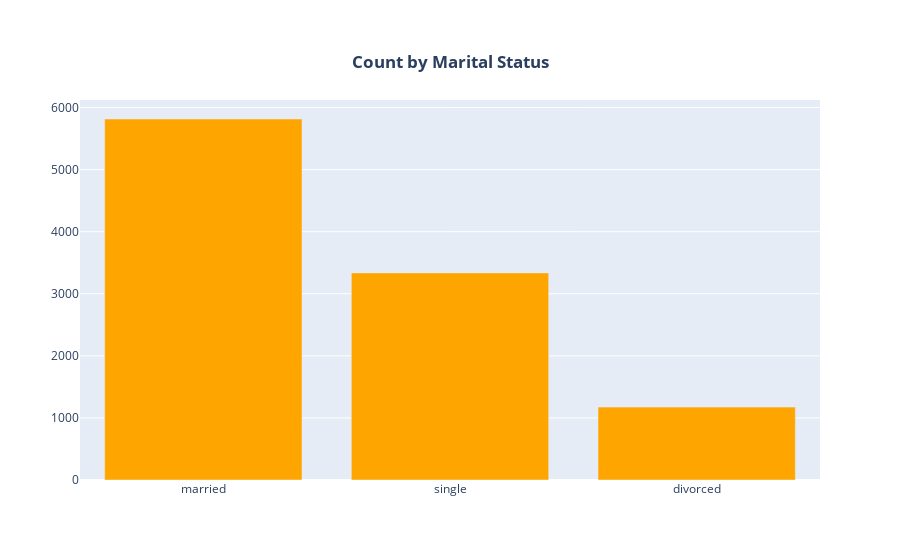

Notebook cell for this chart:
### Code cell
x_labels = ['married', 'single', 'divorced']
y_values = df['marital'].value_counts().tolist()

data = [go.Bar(x=x_labels, y=y_values, marker=dict(color='orange'))]
layout = go.Layout(title='<b>Count by Marital Status</b>')

fig = go.Figure(data=data, layout=layout)
fig.update_layout(title={'y':0.9, 'x':0.5, 'xanchor':'center', 'yanchor': 'top'})

iplot(fig)

### Figure 1 — Plotly figure (JSON) as saved in the notebook; plotly's stock layout.template omitted (floating-point values rounded to 4 significant figures)
{"data": [{"marker": {"color": "orange"}, "type": "bar", "x": ["married", "single", "divorced"], "y": [5815, 3336, 1174]}], "layout": {"title": {"text": "<b>Count by Marital Status</b>", "x": 0.5, "xanchor": "center", "y": 0.9, "yanchor": "top"}}}
